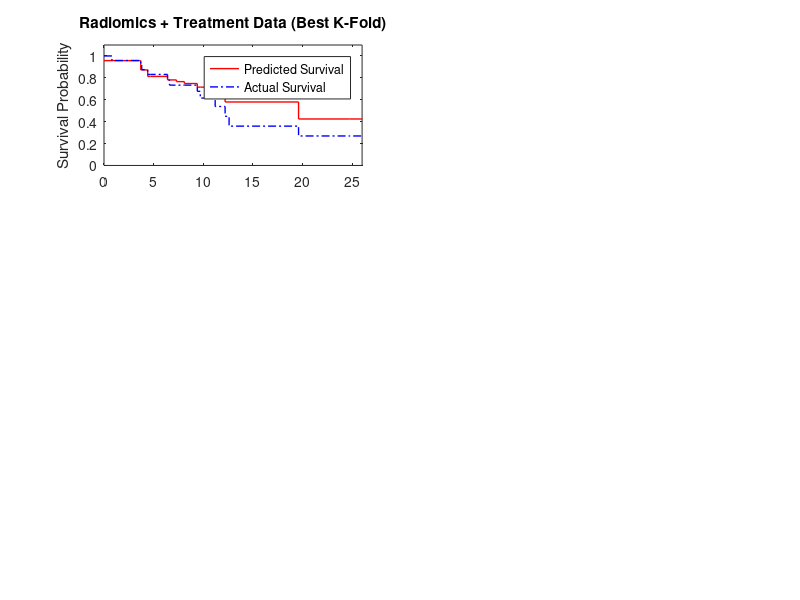

Write the MATLAB code that produced this figure. (Note: this script raises an error after producing the figure.)
% making nice figures
both = load('rads_plus_dosimetric_fflp.csv_preds.mat').data;
rads = load('liver_plus_gtv.csv_preds.mat').data;
clin = load('clin_variables_dosimetric_fflp.csv_preds.mat').data;


    
%best K-Fold

figure(1)
set(gcf,'color','white')

subplot(3,2,1)
k = 2;
stairs(cell2mat(clin(k,3)),cell2mat(clin(k,2)),'-r','LineWidth',1);
hold on
stairs(cell2mat(clin(k,3)),cell2mat(clin(k,1)),'-.b','LineWidth',1);
title('Radiomics + Treatment Data (Best K-Fold)')
ylabel('Survival Probability')
legend('Predicted Survival','Actual Survival')
ylim([0,1.1])
xlim([0,26])

yticks([0.0, 0.2, 0.4, 0.6, 0.8, 1.0])

%displaying at risk population
%making # at risk tables
months = [0, 2, 4, 6, 8, 10, 12,14,16,18,20,22,24];
actuals = cell2mat(clin(k,1));
times = cell2mat(clin(k,3));
allatrisk = floor(actuals.*21);
dummy = size(months);
numMonths = dummy(2);
%finding index closest to months ticker
for i = 1:numMonths
    month = months(i);
    idxs = find(times(1,:) <= month);
    idx = idxs(end);
    atrisk(i) = allatrisk(idx);
end
labelMat = [months; atrisk]; 
tickLabels = compose('%5d\\newline%5d',labelMat(:).'); 
set(gca,'XTick', 0:numel(tickLabels), 'XTickLabel', tickLabels, 'TickDir', 'out') % [5]
xticks([0, 2, 4, 6, 8, 10, 12,14,16,18,20,22,24])
hold off

subplot(3,2,2)
k = 3;
stairs(cell2mat(clin(k,3)),cell2mat(clin(k,2)),'-r','LineWidth',1);
hold on
stairs(cell2mat(clin(k,3)),cell2mat(clin(k,1)),'-.b','LineWidth',1);
title('Radiomics + Treatment Data (Worst K-Fold)')
ylabel('Survival Probability')
legend('Predicted Survival','Actual Survival')
ylim([0,1.1])
xlim([0,26])
yticks([0.0, 0.2, 0.4, 0.6, 0.8, 1.0])

%displaying at risk population
%making # at risk tables
months = [0, 2, 4, 6, 8, 10, 12,14,16,18,20,22,24];
actuals = cell2mat(clin(k,1));
times = cell2mat(clin(k,3));
allatrisk = floor(actuals.*21);
dummy = size(months);
numMonths = dummy(2);
%finding index closest to months ticker
for i = 1:numMonths
    month = months(i);
    idxs = find(times(1,:) <= month);
    idx = idxs(end);
    atrisk(i) = allatrisk(idx);
end
labelMat = [months; atrisk]; 
tickLabels = compose('%5d\\newline%5d',labelMat(:).'); 
set(gca,'XTick', 0:numel(tickLabels), 'XTickLabel', tickLabels, 'TickDir', 'out') % [5]
xticks([0, 2, 4, 6, 8, 10, 12,14,16,18,20,22,24])
hold off

subplot(3,2,3)
k = 2;
stairs(cell2mat(rads(k,3)),cell2mat(rads(k,2)),'-r','LineWidth',1);
hold on
stairs(cell2mat(rads(k,3)),cell2mat(rads(k,1)),'-.b','LineWidth',1);
title('Radiomics Data Only (Best K-Fold)')

ylabel('Survival Probability')
legend('Predicted Survival','Actual Survival')
ylim([0,1.1])
xlim([0,26])
yticks([0.0, 0.2, 0.4, 0.6, 0.8, 1.0])

%displaying at risk population
%making # at risk tables
months = [0, 2, 4, 6, 8, 10, 12,14,16,18,20,22,24];
actuals = cell2mat(rads(k,1));
times = cell2mat(rads(k,3));
allatrisk = floor(actuals.*21);
dummy = size(months);
numMonths = dummy(2);
%finding index closest to months ticker
for i = 1:numMonths
    month = months(i);
    idxs = find(times(1,:) <= month);
    idx = idxs(end);
    atrisk(i) = allatrisk(idx);
end
labelMat = [months; atrisk]; 
tickLabels = compose('%5d\\newline%5d',labelMat(:).'); 
set(gca,'XTick', 0:numel(tickLabels), 'XTickLabel', tickLabels, 'TickDir', 'out') % [5]
xticks([0, 2, 4, 6, 8, 10, 12,14,16,18,20,22,24])

hold off

subplot(3,2,4)
k = 1;
stairs(cell2mat(clin(k,3)),cell2mat(clin(k,2)),'-r','LineWidth',1);
hold on
stairs(cell2mat(clin(k,3)),cell2mat(clin(k,1)),'-.b','LineWidth',1);
title('Radiomics Data Only (Worst K-Fold)')

ylabel('Survival Probability')
legend('Predicted Survival','Actual Survival')
ylim([0,1.1])
xlim([0,26])

yticks([0.0, 0.2, 0.4, 0.6, 0.8, 1.0])

%displaying at risk population
%making # at risk tables
months = [0, 2, 4, 6, 8, 10, 12,14,16,18,20,22,24];
actuals = cell2mat(clin(k,1));
times = cell2mat(clin(k,3));
allatrisk = floor(actuals.*21);
dummy = size(months);
numMonths = dummy(2);
%finding index closest to months ticker
for i = 1:numMonths
    month = months(i);
    idxs = find(times(1,:) <= month);
    idx = idxs(end);
    atrisk(i) = allatrisk(idx);
end
labelMat = [months; atrisk]; 
tickLabels = compose('%5d\\newline%5d',labelMat(:).'); 
set(gca,'XTick', 0:numel(tickLabels), 'XTickLabel', tickLabels, 'TickDir', 'out') % [5]
xticks([0, 2, 4, 6, 8, 10, 12,14,16,18,20,22,24])
hold off

subplot(3,2,5)
k = 2;
stairs(cell2mat(both(k,3)),cell2mat(both(k,2)),'-r','LineWidth',1);
hold on
stairs(cell2mat(both(k,3)),cell2mat(both(k,1)),'-.b','LineWidth',1);
title('Treatment Data Only (Best K-Fold)')

ylabel('Survival Probability')
legend('Predicted Survival','Actual Survival')
ylim([0,1.1])
xlim([0,26])
yticks([0.0, 0.2, 0.4, 0.6, 0.8, 1.0])

%displaying at risk population
%making # at risk tables
months = [0, 2, 4, 6, 8, 10, 12,14,16,18,20,22,24];
actuals = cell2mat(both(k,1));
times = cell2mat(both(k,3));
allatrisk = floor(actuals.*21);
dummy = size(months);
numMonths = dummy(2);
%finding index closest to months ticker
for i = 1:numMonths
    month = months(i);
    idxs = find(times(1,:) <= month);
    idx = idxs(end);
    atrisk(i) = allatrisk(idx);
end
labelMat = [months; atrisk]; 
tickLabels = compose('%5d\\newline%5d',labelMat(:).'); 
set(gca,'XTick', 0:numel(tickLabels), 'XTickLabel', tickLabels, 'TickDir', 'out') % [5]
xticks([0, 2, 4, 6, 8, 10, 12,14,16,18,20,22,24])

hold off

subplot(3,2,6)
k = 3;
stairs(cell2mat(both(k,3)),cell2mat(both(k,2)),'-r','LineWidth',1);
hold on
stairs(cell2mat(both(k,3)),cell2mat(both(k,1)),'-.b','LineWidth',1);
title('Treatment Data Only (Worst K-Fold)')

ylabel('Survival Probability')
legend('Predicted Survival','Actual Survival')
ylim([0,1.1])
xlim([0,26])
yticks([0.0, 0.2, 0.4, 0.6, 0.8, 1.0])

%displaying at risk population
%making # at risk tables
months = [0, 2, 4, 6, 8, 10, 12,14,16,18,20,22,24];
actuals = cell2mat(both(k,1));
times = cell2mat(both(k,3));
allatrisk = floor(actuals.*21);
dummy = size(months);
numMonths = dummy(2);
%finding index closest to months ticker
for i = 1:numMonths
    month = months(i);
    idxs = find(times(1,:) <= month);
    idx = idxs(end);
    atrisk(i) = allatrisk(idx);
end
labelMat = [months; atrisk]; 
tickLabels = compose('%5d\\newline%5d',labelMat(:).'); 
set(gca,'XTick', 0:numel(tickLabels), 'XTickLabel', tickLabels, 'TickDir', 'out') % [5]
xticks([0, 2, 4, 6, 8, 10, 12,14,16,18,20,22,24])

hold off

sgtitle('Predicted and Actual Survival (Freedom From Local Progression)') 
